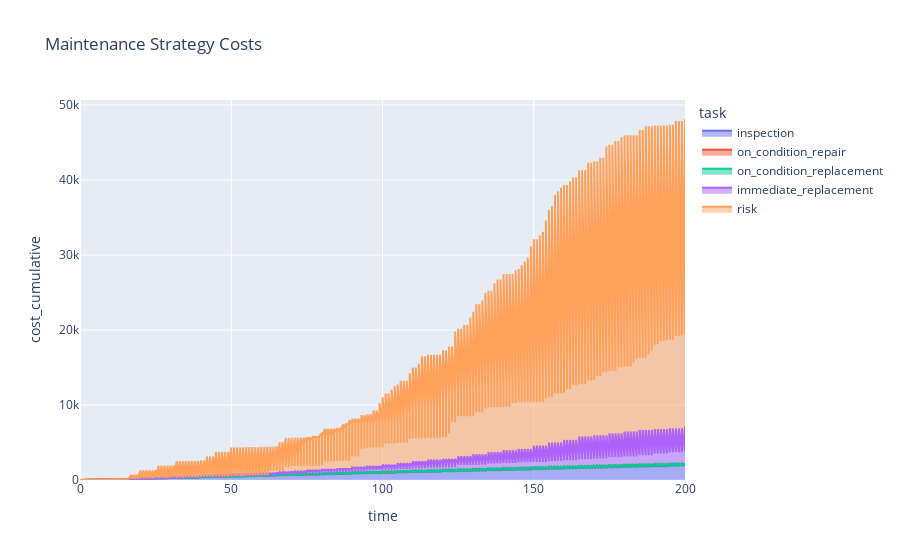

Here is the notebook cell this chart was saved with:
### Code cell
value = True
sep='-'
dash_id = 'FailureMode-fm-tasks-Task-inspection-active'
value = value / var_to_scale.get(dash_id.split(sep)[-1], 1)


# update the model
pof_obj.update(dash_id, value)
# Simulate an outcome
local = copy.deepcopy(pof_obj)
local.mc_timeline(t_end=200, n_iterations=100)
df = local.expected_risk_cost_df(t_end=200)

fig = px.area(
    df,
    x="time",
    y="cost_cumulative",
    color="task",
    #line_group='failure_mode',
    title="Maintenance Strategy Costs",
)

fig.show()

### Figure 1 — Plotly figure (JSON) as saved in the notebook; plotly's stock layout.template omitted (floating-point values rounded to 4 significant figures; data arrays with more than 128 entries replaced by an {"elided": "..."} marker saying what was removed)
{"data": [{"hovertemplate": "task=inspection<br>time=%{x}<br>cost_cumulative=%{y}<extra></extra>", "legendgroup": "inspection", "line": {"color": "#636efa"}, "mode": "lines", "name": "inspection", "orientation": "v", "showlegend": true, "stackgroup": "1", "type": "scatter", "x": {"elided": "603 int values"}, "xaxis": "x", "y": {"elided": "603 int values"}, "yaxis": "y"}, {"hovertemplate": "task=on_condition_repair<br>time=%{x}<br>cost_cumulative=%{y}<extra></extra>", "legendgroup": "on_condition_repair", "line": {"color": "#EF553B"}, "mode": "lines", "name": "on_condition_repair", "orientation": "v", "showlegend": true, "stackgroup": "1", "type": "scatter", "x": {"elided": "603 int values"}, "xaxis": "x", "y": {"elided": "603 int values"}, "yaxis": "y"}, {"hovertemplate": "task=on_condition_replacement<br>time=%{x}<br>cost_cumulative=%{y}<extra></extra>", "legendgroup": "on_condition_replacement", "line": {"color": "#00cc96"}, "mode": "lines", "name": "on_condition_replacement", "orientation": "v", "showlegend": true, "stackgroup": "1", "type": "scatter", "x": {"elided": "603 int values"}, "xaxis": "x", "y": {"elided": "603 int values"}, "yaxis": "y"}, {"hovertemplate": "task=immediate_replacement<br>time=%{x}<br>cost_cumulative=%{y}<extra></extra>", "legendgroup": "immediate_replacement", "line": {"color": "#ab63fa"}, "mode": "lines", "name": "immediate_replacement", "orientation": "v", "showlegend": true, "stackgroup": "1", "type": "scatter", "x": {"elided": "603 int values"}, "xaxis": "x", "y": {"elided": "603 int values"}, "yaxis": "y"}, {"hovertemplate": "task=risk<br>time=%{x}<br>cost_cumulative=%{y}<extra></extra>", "legendgroup": "risk", "line": {"color": "#FFA15A"}, "mode": "lines", "name": "risk", "orientation": "v", "showlegend": true, "stackgroup": "1", "type": "scatter", "x": {"elided": "603 int values"}, "xaxis": "x", "y": {"elided": "603 int values"}, "yaxis": "y"}], "layout": {"legend": {"title": {"text": "task"}, "tracegroupgap": 0}, "title": {"text": "Maintenance Strategy Costs"}, "xaxis": {"anchor": "y", "domain": [0, 1], "title": {"text": "time"}}, "yaxis": {"anchor": "x", "domain": [0, 1], "title": {"text": "cost_cumulative"}}}}
